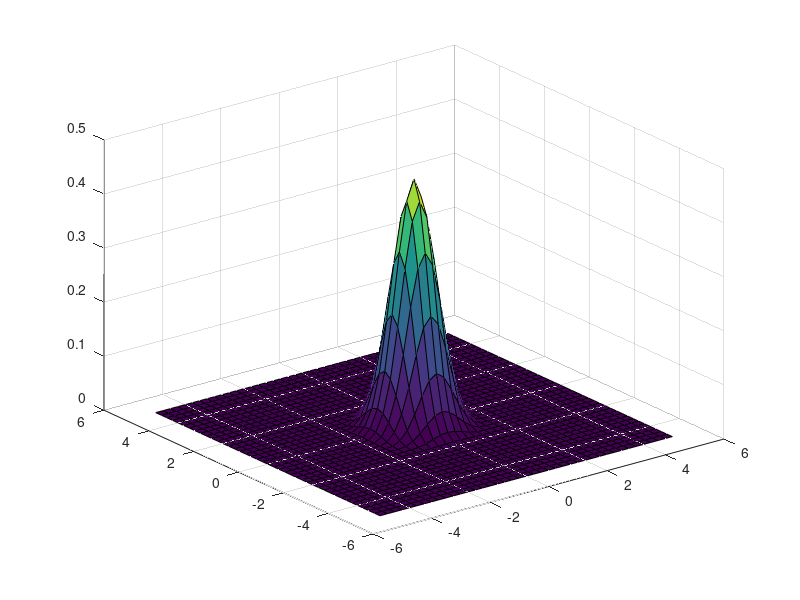

The MATLAB script that drew this image:
function CubicSpline()
[x, y] = meshgrid(-5:0.25:5, -5:0.25:5);
ptx = 0; pty = 0;
h = 1;
factor = 10/(7*pi*(h^2));
X = ((x - ptx).^2);  Y = ((y - pty).^2);
kappa = sqrt(X+Y)./h;
[row, col] = size(kappa);
w = zeros(row,col);
for r = 1:row
    for c = 1:col
        if((kappa(r,c)>=0)&&(kappa(r,c)<=1))
            w(r,c) = 1 - ((3/2)*(kappa(r,c)^2)) + ((3/4)*(kappa(r,c)^3));
        elseif((kappa(r,c)>1)&&(kappa(r,c)<=2))
            w(r,c) = (1/4)*((2 - kappa(r,c))^3);
        else
            w(r,c) = 0;    
        end        
    end
end
cuSpline = w.*factor;
figure;
surf(x, y, cuSpline);

